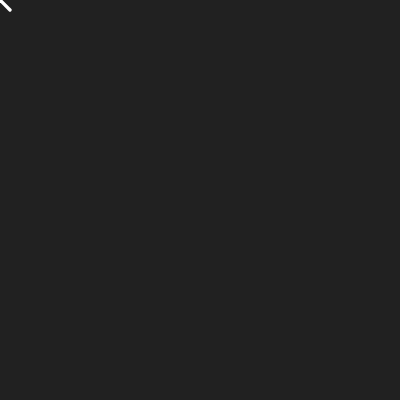
Frame 1 (no input)
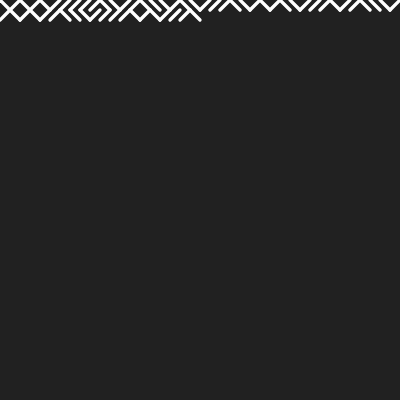
Frame 60 (no input)
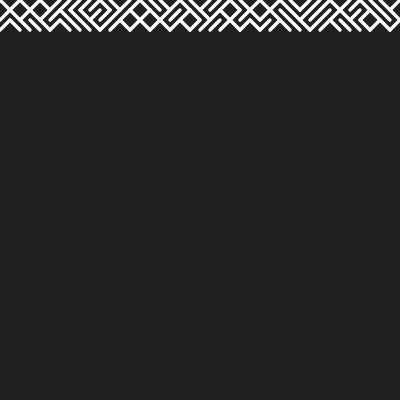
Frame 120 (the mouse pressed at the canvas centre since frame 60)

The p5.js sketch that drew these frames (run headless with seeded random() and noise() and a simulated clock; from frame 60 on, the mouse is pressed at the canvas centre):

// p5.js sketch
// ── sketch.js
/*jshint esversion: 6*/

const size = 10;
let x = 0, y = 0;

function setup() {
  createCanvas(400, 400);
  background(33);
  stroke(255);
  strokeWeight(size/3);
}

function draw() {
  if (random(1) > 0.5) {
    line(x, y, x + size, y + size);
  } else {
    line(x + size, y, x, y + size);
  }
  x += size;
  if (x >= width) {
    x = 0;
    y += size;
  }
    
}
